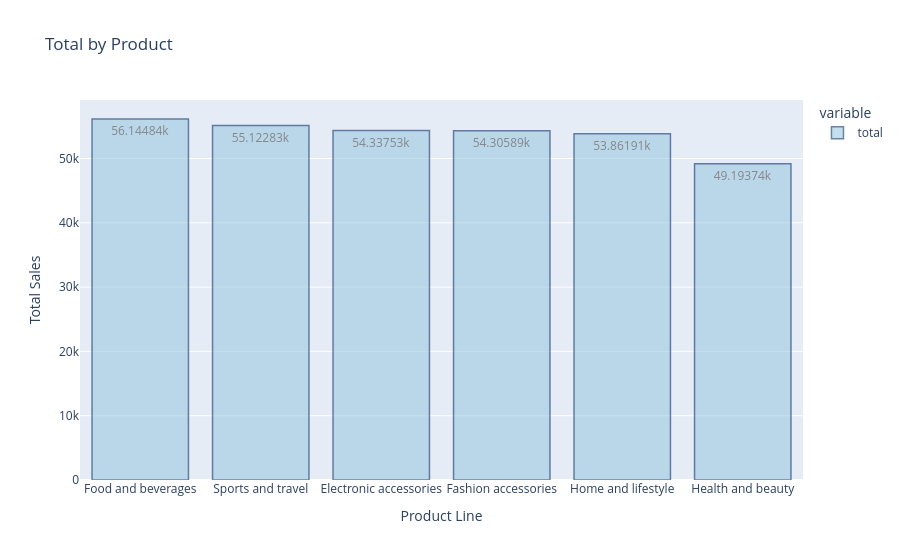

The notebook cell saved with this chart:
### Markdown cell above
1- How are sales distributed by product type?

### Code cell
# Analyze total sales by product line
# Group total sales by product line and sort in descending order
total_by_product = df.groupby('product line')['total'].sum().sort_values(ascending= False)
table = total_by_product.reset_index()
table.columns = ['product line','total sales']

# Display the final table
print(f"{table['product line'][0]} is the best-selling product line, with {table['total sales'][0]} total sales.")
display(table)

# Plot total sales by product line
fig = px.bar(total_by_product, text_auto=True, title= 'Total by Product', labels= {'product line':'Product Line' ,'value':'Total Sales'})
fig.update_traces(marker_color= 'rgb(158,202,225)', marker_line_color= 'rgb(8, 48, 107)', marker_line_width = 1.5, opacity = 0.6, textposition = 'inside')
fig.show()

### Figure 1 — Plotly figure (JSON) as saved in the notebook; plotly's stock layout.template omitted (floating-point values rounded to 4 significant figures)
{"data": [{"alignmentgroup": "True", "hovertemplate": "variable=total<br>Product Line=%{x}<br>Total Sales=%{y}<extra></extra>", "legendgroup": "total", "marker": {"color": "rgb(158,202,225)", "line": {"color": "rgb(8, 48, 107)", "width": 1.5}, "pattern": {"shape": ""}}, "name": "total", "offsetgroup": "total", "opacity": 0.6, "orientation": "v", "showlegend": true, "textposition": "inside", "texttemplate": "%{y}", "type": "bar", "x": ["Food and beverages", "Sports and travel", "Electronic accessories", "Fashion accessories", "Home and lifestyle", "Health and beauty"], "xaxis": "x", "y": [56140.0, 55120.0, 54340.0, 54310.0, 53860.0, 49190.0], "yaxis": "y"}], "layout": {"barmode": "relative", "legend": {"title": {"text": "variable"}, "tracegroupgap": 0}, "title": {"text": "Total by Product"}, "xaxis": {"anchor": "y", "domain": [0, 1], "title": {"text": "Product Line"}}, "yaxis": {"anchor": "x", "domain": [0, 1], "title": {"text": "Total Sales"}}}}
